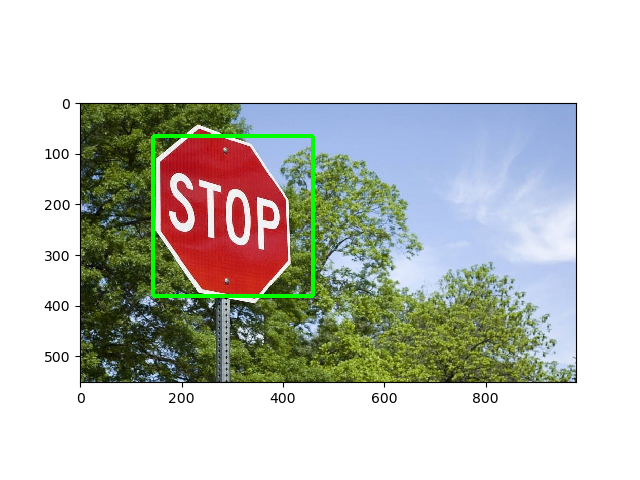
#> input picture testing.jpg, 640 x 480 px
$ python EXP6.py
#> lines starting #> are read from the running program, lines starting #| are printed output that depends on the picture
import cv2
import numpy as np

img = cv2.imread('testing.jpg')
#> img is the input picture: shape (480, 640, 3); mean B, G, R 193, 199.5, 197.4
kernel = np.ones((5,5), np.uint8)
erode = cv2.erode(img, kernel, iterations=1)
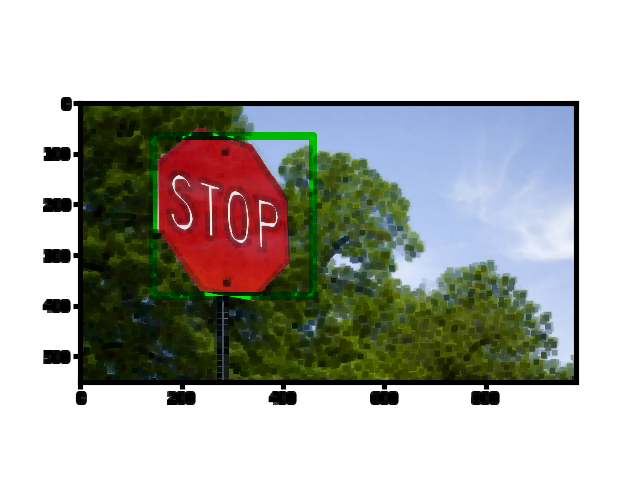
#> erode: shape (480, 640, 3); mean B, G, R 171.5, 177.7, 177.3

cv2.imshow("Original", img)
cv2.imshow("Erode", erode)
cv2.waitKey(0)
cv2.destroyAllWindows()

$ run again, with GROUP.jpg copied over testing.jpg
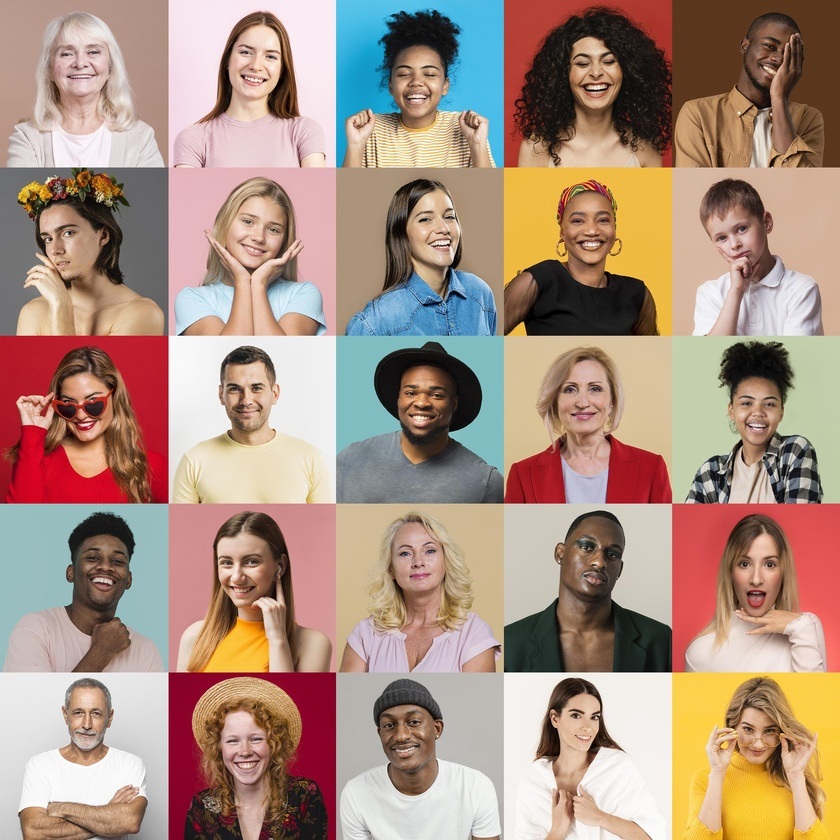
#> input picture GROUP.jpg, 840 x 840 px, shrunk from 2362 x 2362 before the run
#> img is the input picture: shape (840, 840, 3); mean B, G, R 128.7, 144.4, 171.1
#> `erode = cv2.erode(img, kernel, iterations=1)`:
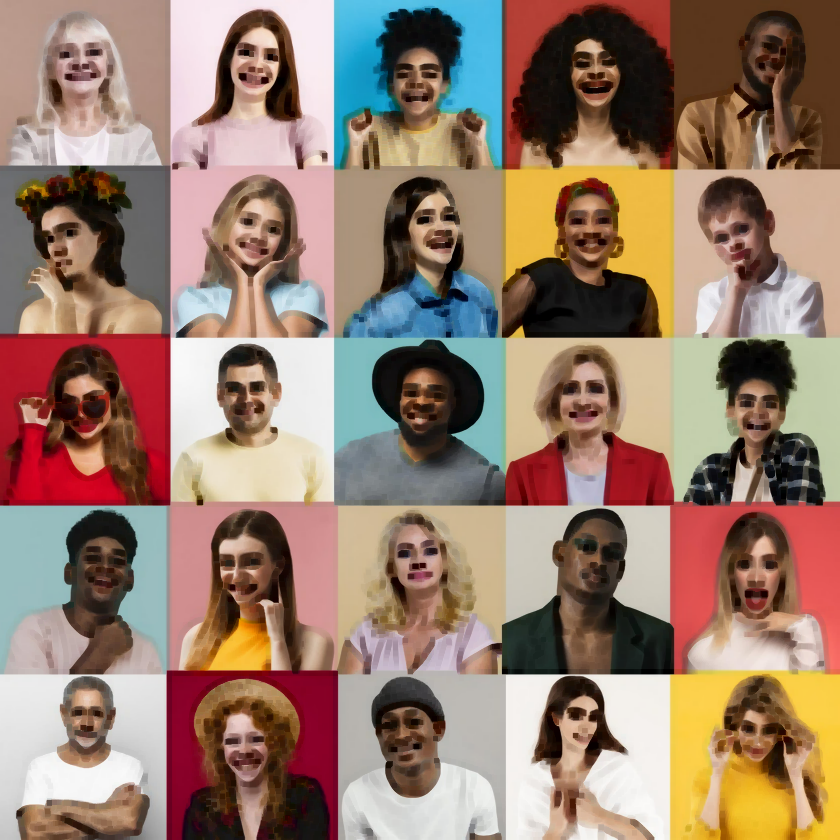
#> erode: shape (840, 840, 3); mean B, G, R 109.7, 125.3, 151.5
